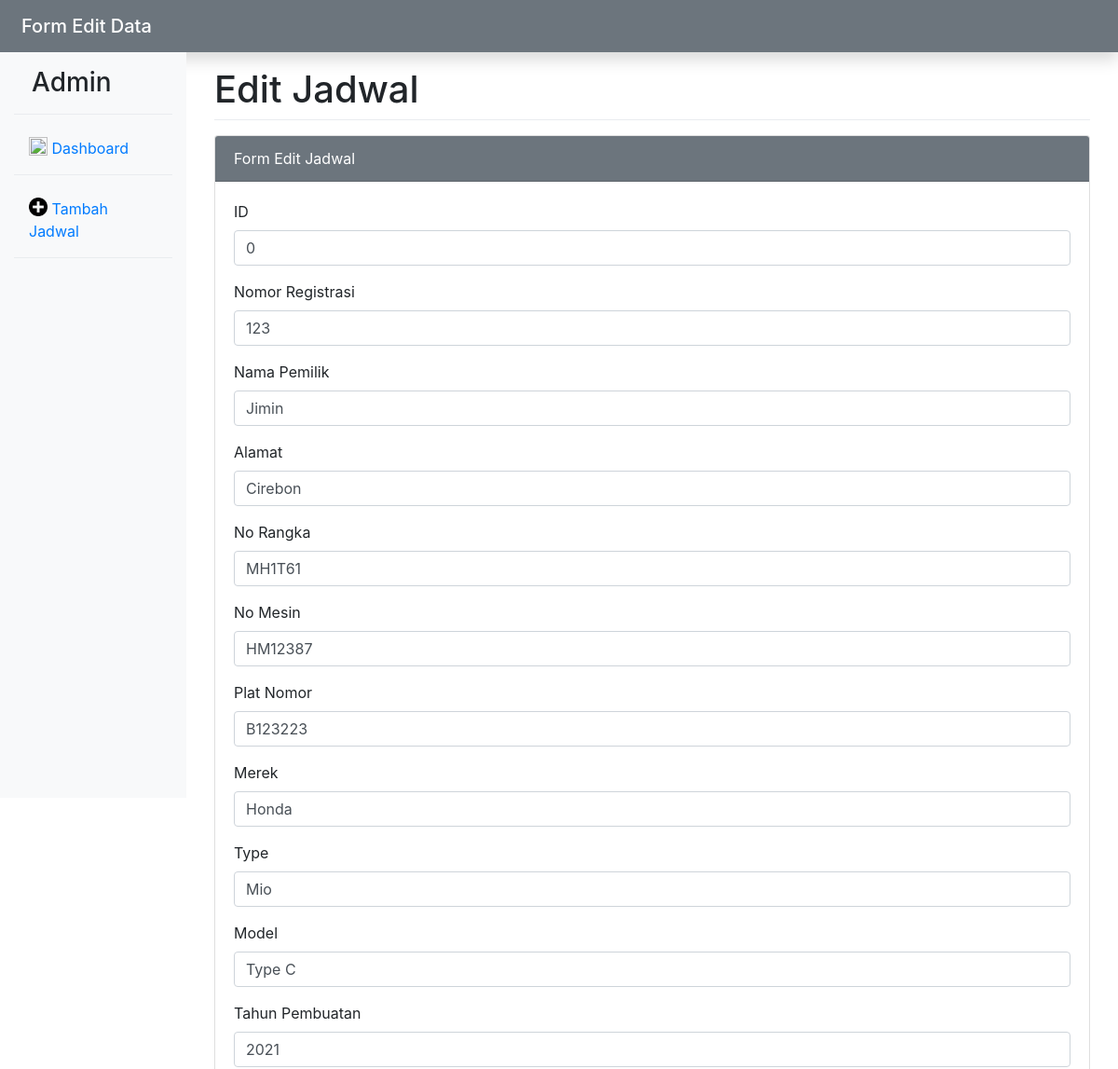
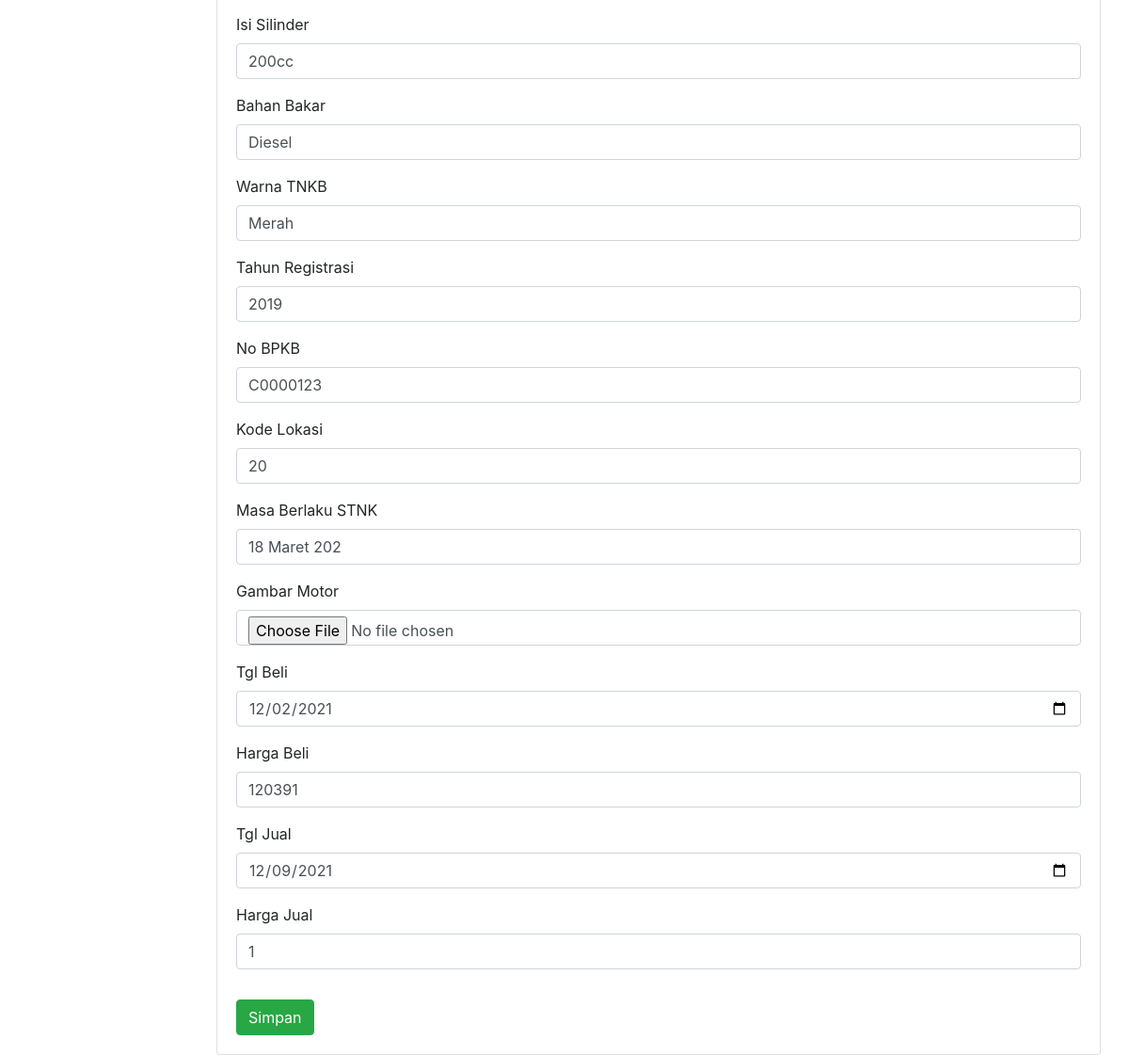
Page /Pemilik/form-edit-data.php on the committed database (2 pictures, top to bottom).
### tables this page shows
CREATE TABLE `identitas_motor` (
  `ID` int(12) NOT NULL,
  `NoRegistrasi` varchar(20) DEFAULT NULL,
  `NamaPemilik` varchar(20) DEFAULT NULL,
  `Alamat` varchar(50) DEFAULT NULL,
  `NoRangka` varchar(20) DEFAULT NULL,
  `NoMesin` varchar(20) DEFAULT NULL,
  `PlatNO` varchar(12) DEFAULT NULL,
  `Merk` varchar(12) DEFAULT NULL,
  `Type` varchar(12) DEFAULT NULL,
  `Model` varchar(12) DEFAULT NULL,
  `TahunPembuatan` varchar(8) DEFAULT NULL,
  `IsiSilinder` varchar(20) DEFAULT NULL,
  `BahanBakar` varchar(20) DEFAULT NULL,
  `WarnaTNKB` varchar(20) DEFAULT NULL,
  `TahunRegistrasi` varchar(20) DEFAULT NULL,
  `NoBPKB` varchar(20) DEFAULT NULL,
  `KodeLokasi` varchar(20) DEFAULT NULL,
  `MasaBerlakuSTNK` varchar(12) DEFAULT NULL,
  `Gambar_Motor` varchar(255) NOT NULL,
  `Tgl_Beli` date DEFAULT NULL,
  `Harga_Beli` int(15) DEFAULT NULL,
  `Tgl_Jual` date DEFAULT NULL,
  `Harga_Jual` int(15) DEFAULT NULL
);

### Pemilik/form-edit-data.php (the view, shortened to what this page needs)
<!DOCTYPE html>
<html>
<head>
	<link rel="stylesheet" type="text/css" href="../css/bootstrap.min.css">
</head>
<body>
	<nav class="navbar navbar-dark bg-secondary flex-md-nowrap p-2 shadow">
  		<div class="container-fluid">
  			<span class="navbar-brand mb-0 h1">Form Edit Data</span>
  		</div>
	</nav>
	<div class="container-fluid">
		<div class="row">
			<div class="col-md-2 d-none d-md-block bg-light sidebar" style="height: 100vh">
				<div class="sidebar-sticky">
					<ul class="nav flex-column">
						<li class="nav-item mt-3">
							<h3 style="padding-left: 19px">Admin</h3>
						</li>
						<div class="dropdown-divider"></div>
						<li class="nav-item mt-2">
							<a class="nav-link" href="index.php">
								<img src="../assets/bars-graphic-business-symbol.png" width="20" height="20" class="d-inline-block align-top"> Dashboard
							</a>
						</li>
						<div class="dropdown-divider"></div>
						<li class="nav-item mt-2">
							<a class="nav-link" href="form-tambah-data.php">
								<img src="../assets/add-interface-circular-symbol-with-plus-sign.png" width="20" height="20" class="d-inline-block align-top"> Tambah Jadwal
							</a>
						</li>
						<div class="dropdown-divider"></div>
					</ul>
				</div>
			</div>
			<div class="col-10">
				<div class="container-fluid mt-3">
					<h1>Edit Jadwal</h1>
					<div class="dropdown-divider"></div>
					<div class="card mt-3">
						<div class="card-header bg-secondary text-white">
							Form Edit Jadwal
						</div>
						<div class="card-body">
							<?php
							include '../config.php';
							$id = $_GET['id'];
							$data = mysqli_query($koneksi,"SELECT * FROM identitas_motor WHERE ID ='$id'");
							while($d = mysqli_fetch_array($data)){
							?>
							<form method="post" action="edit-data.php" enctype="multipart/form-data">
								<div class="form-group">
									<label>ID</label>
									<input type="text" name="ID" placeholder= "ID" value="<?php echo $d['ID'];?>" class="form-control" required="">
								</div>
								<div class="form-group">
									<label>Nomor Registrasi</label>
									<input type="text" name="NoRegistrasi" value="<?php echo $d['NoRegistrasi'];?>" placeholder="Nomor Registrasi" class="form-control" required="">
								</div>
								<div class="form-group">
									<label>Nama Pemilik</label>
									<input type="text" name="NamaPemilik" placeholder=" Nama Pemilik" value="<?php echo $d['NamaPemilik'];?>" class="form-control" required="">
								</div>
								<div class="form-group">
									<label>Alamat</label>
									<input type="text" name="Alamat" placeholder="Alamat" value="<?php echo $d['Alamat'];?>" class="form-control" required="">
								</div>
								<div class="form-group">
									<label>No Rangka</label>
									<input type="text" name="NoRangka" placeholder="No Rangka" value="<?php echo $d['NoRangka'];?>" class="form-control" required="">
								</div>
								<div class="form-group">
									<label>No Mesin</label>
									<input type="text" name="NoMesin" placeholder="No Mesin" value="<?php echo $d['NoMesin'];?>" class="form-control" required="">
								</div>
								<div class="form-group">
									<label>Plat Nomor</label>
									<input type="text" name="PlatNO" placeholder="Plat Nomor" value="<?php echo $d['PlatNO'];?>" class="form-control" required="">
								</div>
								<div class="form-group">
									<label>Merek</label>
									<input type="text" name="Merk" placeholder="Merk" value="<?php echo $d['Merk'];?>" class="form-control" required="">
								</div>
								<div class="form-group">
									<label>Type</label>
									<input type="text" name="Type" placeholder="Type" value="<?php echo $d['Type'];?>" class="form-control" required="">
								</div>
								<div class="form-group">
									<label>Model</label>
									<input type="text" name="Model" placeholder="Model" value="<?php echo $d['Model'];?>" class="form-control" required="">
								</div>
								<div class="form-group">
									<label>Tahun Pembuatan</label>
									<input type="text" name="TahunPembuatan" placeholder="Tahun Pembuatan" value="<?php echo $d['TahunPembuatan'];?>" class="form-control" required="">
								</div>
								<div class="form-group">
									<label>Isi Silinder</label>
									<input type="text" name="IsiSilinder" placeholder="Isi Silinder" value="<?php echo $d['IsiSilinder'];?>" class="form-control" required="">
								</div>
								<div class="form-group">
									<label>Bahan Bakar</label>
									<input type="text" name="BahanBakar" placeholder="Bahan Bakar" value="<?php echo $d['BahanBakar'];?>" class="form-control" required="">
								</div>
								<div class="form-group">
									<label>Warna TNKB</label>
									<input type="text" name="WarnaTNKB" placeholder="Warna TNKB" value="<?php echo $d['WarnaTNKB'];?>" class="form-control" required="">
								</div>
								<div class="form-group">
									<label>Tahun Registrasi</label>
									<input type="text" name="TahunRegistrasi" placeholder="Tahun Registrasi" value="<?php echo $d['TahunRegistrasi'];?>" class="form-control" required="">
								</div>
								<div class="form-group">
									<label>No BPKB</label>
									<input type="text" name="NoBPKB" placeholder="No BPKB" value="<?php echo $d['NoBPKB'];?>" class="form-control" required="">
								</div>
								<div class="form-group">
									<label>Kode Lokasi</label>
									<input type="text" name="KodeLokasi" placeholder="Kode Lokasi" value="<?php echo $d['KodeLokasi'];?>" class="form-control" required="">
								</div>
								<div class="form-group">
									<label>Masa Berlaku STNK</label>
									<input type="text" name="MasaBerlakuSTNK" placeholder="Masa Berlaku STNK" value="<?php echo $d['MasaBerlakuSTNK'];?>" class="form-control" required="">
								</div>
								<div class="form-group">
									<label>Gambar Motor</label>
									<input type="file" name="Gambar_Motor" placeholder="Gambar Motor" value="<?php echo $d['Gambar_Motor'];?>" class="form-control" required="">
								</div>
								<div class="form-group">
									<label>Tgl Beli</label>
									<input type="date" name="Tgl_Beli" placeholder="Tgl Beli" value="<?php echo $d['Tgl_Beli'];?>" class="form-control" required="">
								</div>
								<div class="form-group">
									<label>Harga Beli</label>
									<input type="text" name="Harga_Beli" placeholder="Harga Beli" value="<?php echo $d['Harga_Beli'];?>" class="form-control" required="">
								</div>
								<div class="form-group">
									<label>Tgl Jual</label>
									<input type="date" name="Tgl_Jual" placeholder="Tgl Jual" value="<?php echo $d['Tgl_Jual'];?>" class="form-control" required="">
								</div>
								<div class="form-group">
									<label>Harga Jual</label>
									<input type="text" name="Harga_Jual" placeholder="Harga Jual" value="<?php echo $d['Harga_Jual'];?>" class="form-control" required="">
								</div>
								<button type="submit" class="btn btn-success mt-3" name="bsimpan">Simpan</button>
							</form>
							<?php
							}
							?>
						</div>
					</div>
				</div>
			</div>
		</div>
	</div>
</body>
</html>

### rows in the picture
identitas_motor: ID "0", NoRegistrasi "123", NamaPemilik "Jimin", Alamat "Cirebon", NoRangka "MH1T61", NoMesin "HM12387", PlatNO "B123223", Merk "Honda", Type "Mio", Model "Type C", TahunPembuatan "2021", IsiSilinder "200cc", BahanBakar "Diesel", WarnaTNKB "Merah", TahunRegistrasi "2019", NoBPKB "C0000123", KodeLokasi "20", MasaBerlakuSTNK "18 Maret 202", Tgl_Beli "12/02/2021", Harga_Beli "120391", Tgl_Jual "12/09/2021", Harga_Jual "1"
